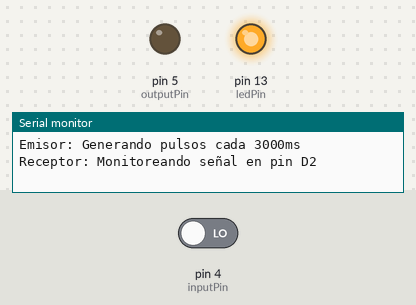
Recording of a sketch running on a simulated Arduino Uno, built with avr-gcc and run on an emulated ATmega328P. Shown: output pins drawn as LEDs (lit = HIGH), the last lines printed to the serial monitor. Inputs (shaded band) come from the test bench; at power-on: pin 4 (inputPin) LOW.

Above: at 1.2 s.
1.3 s: pin 4 (inputPin) driven HIGH
At 1.7 s:
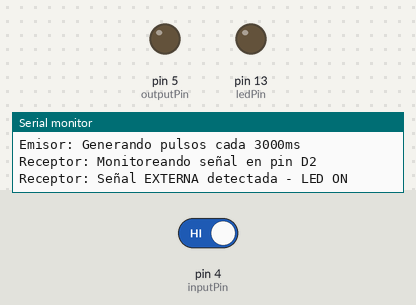
At 3.9 s:
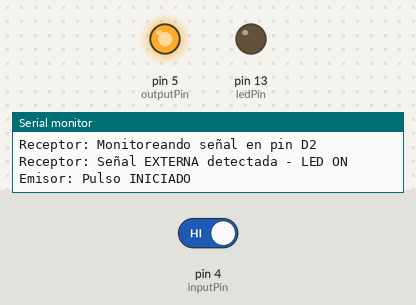
4.3 s: pin 4 (inputPin) driven LOW
At 7.4 s:
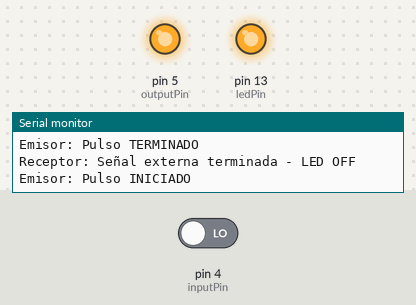
Timing chart, 0 to 12.5 s (numbered marks = the images above; inputs shaded):
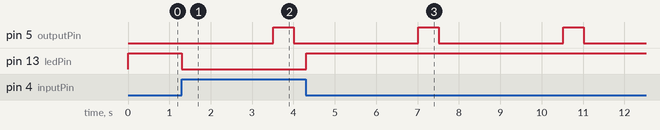

Measured:
- after the input at 1.3 s, pin 13 (ledPin): HIGH → LOW at once
- after the input at 4.3 s, pin 13 (ledPin): LOW → HIGH at once
- by itself, pin 5 (outputPin): alternates HIGH for 0.50 s and LOW for 3.0 s

The sketch:

Emisor_receptor.ino
```cpp
const int inputPin = 4;         // D2 - Pin para recibir señal externa
const int outputPin = 5;        // D1 - Pin para enviar señal
const int ledPin = LED_BUILTIN; // LED integrado (GPIO2)

// Configuración de pulsos para el modo emisor
unsigned long pulseDuration = 500;  // 500ms de pulso
unsigned long pulseInterval = 3000; // 3 segundos entre pulsos
unsigned long lastPulseTime = 0;
bool pulseActive = false;

// Para el modo receptor
unsigned long lastSignalTime = 0;
bool externalSignalActive = false;

void setup() {
  Serial.begin(9600);

  // Configuración de pines
  pinMode(ledPin, OUTPUT);
  pinMode(outputPin, OUTPUT);
  pinMode(inputPin, INPUT);

  // Estado inicial
  digitalWrite(outputPin, LOW);  // Inicia en HIGH (pulso inactivo)
  digitalWrite(ledPin, HIGH);     // LED apagado

  Serial.println("\nSistema iniciado - Modo Emisor/Receptor Simultaneo");
  Serial.println("Emisor: Generando pulsos cada " + String(pulseInterval) + "ms");
  Serial.println("Receptor: Monitoreando señal en pin D2");
}

void loop() {
  unsigned long currentTime = millis();

  // --- MODO EMISOR ---
  // Genera pulsos periódicos
  if (!pulseActive && (currentTime - lastPulseTime >= (pulseInterval + pulseDuration))) {
    // Inicia nuevo pulso
    digitalWrite(outputPin, HIGH);  // Activa el pulso (LOW para activar)
    pulseActive = true;
    lastPulseTime = currentTime;
    Serial.println("Emisor: Pulso INICIADO");
  }

  if (pulseActive && (currentTime - lastPulseTime >= pulseDuration)) {
    // Termina el pulso
    digitalWrite(outputPin, LOW); // Desactiva el pulso
    pulseActive = false;
    Serial.println("Emisor: Pulso TERMINADO");
  }

  // --- MODO RECEPTOR ---
  // Detecta señales externas
  int signalState = digitalRead(inputPin);

  if (signalState == HIGH && !externalSignalActive) {
    // Señal externa detectada
    externalSignalActive = true;
    lastSignalTime = currentTime;
    digitalWrite(ledPin, LOW);  // Enciende el LED (activo bajo)
    Serial.println("Receptor: Señal EXTERNA detectada - LED ON");
  }
  else if (signalState == LOW && externalSignalActive) {
    // Señal externa terminó
    externalSignalActive = false;
    digitalWrite(ledPin, HIGH); // Apaga el LED
    Serial.println("Receptor: Señal externa terminada - LED OFF");
  }

  // Pequeña pausa para evitar fluctuaciones
  delay(10);
}
```
